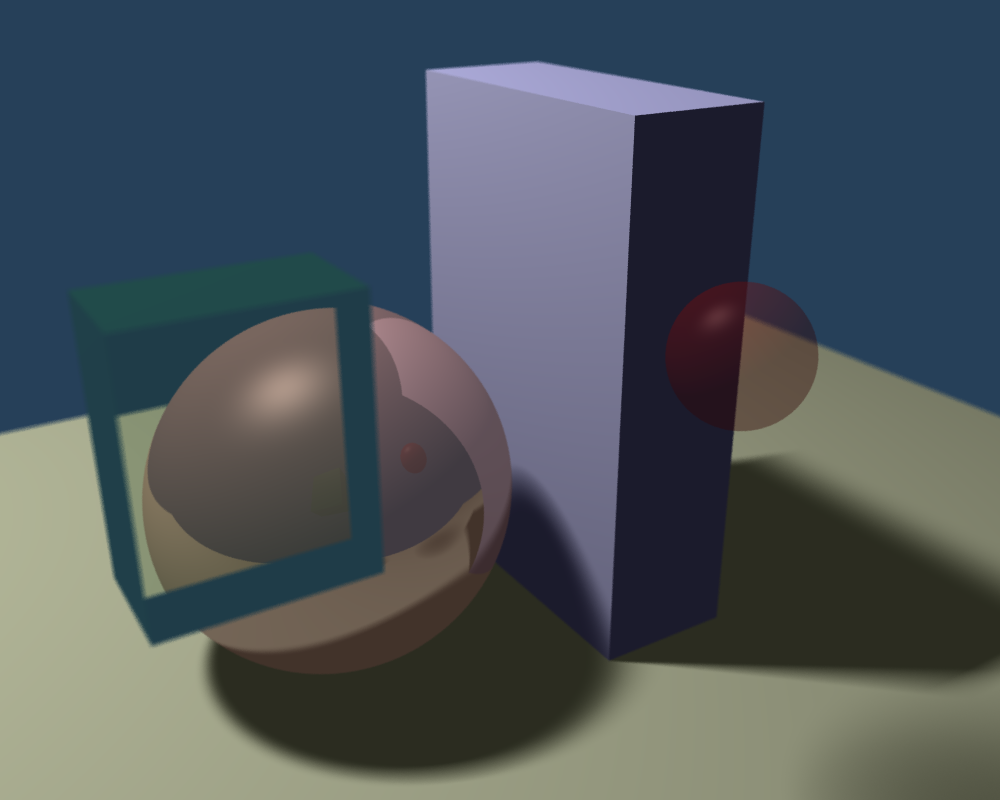
%> input picture matlab_tests/scene1.ppm, 1000 x 800 px
$ octave combineScenes.m   (GNU Octave 9; MATLAB toolbox functions it lacks are replaced by stand-ins)
%> lines starting %> are read from the running program, lines starting %| are printed output that depends on the picture
A = imread('scene1.ppm');
%> A is the input picture: size 800x1000x3 uint8; mean R, G, B 75.7, 84.4, 89.8
B = imread('scene2.ppm');
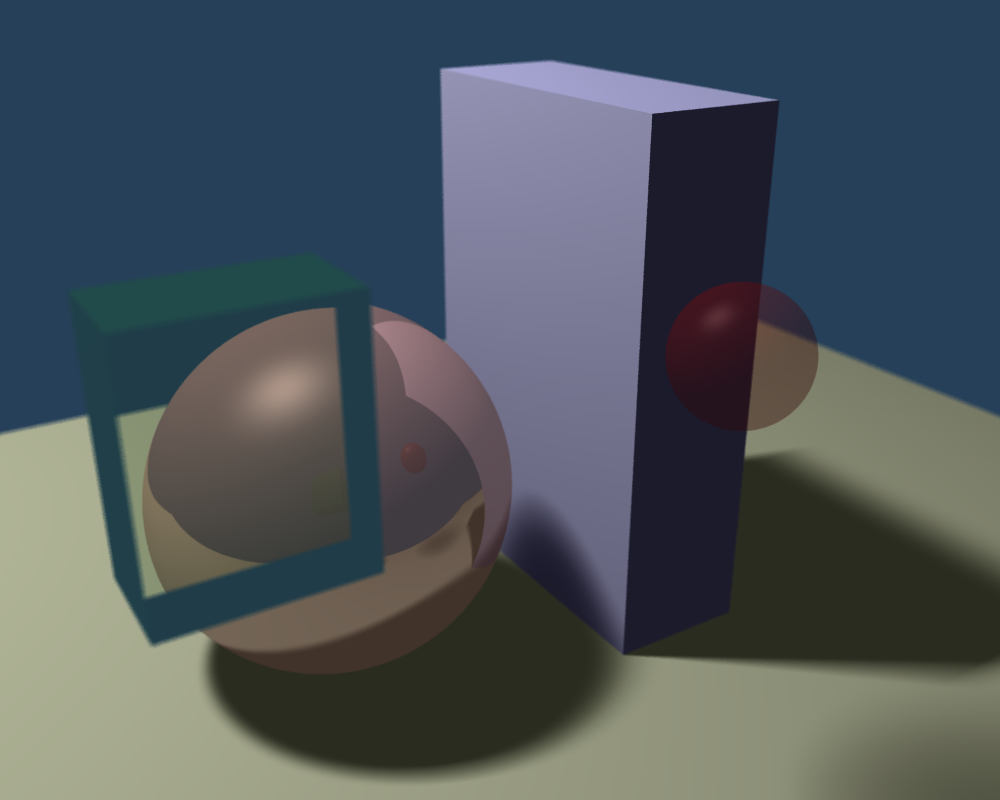
%> input picture matlab_tests/scene2.ppm, 1000 x 800 px
%> B is the input picture: size 800x1000x3 uint8; mean R, G, B 76.2, 84.8, 90.4
C = A.*0.5 + B.*0.5;
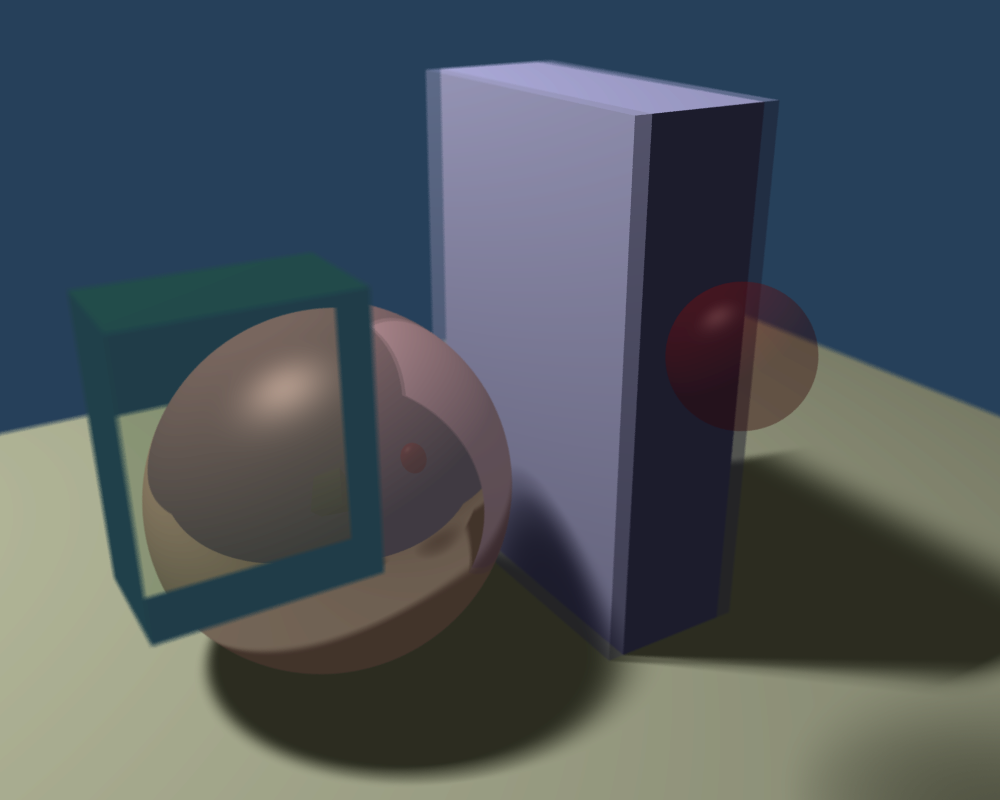
%> C: size 800x1000x3 uint8; mean R, G, B 76.4, 84.9, 90.7
D = A.*(1.0/8.0) + B.*(7.0/8.0);
imwrite(C,'scene1_2_average_blur.ppm');
imwrite(C,'scene1_2_exponential_blur.ppm');
